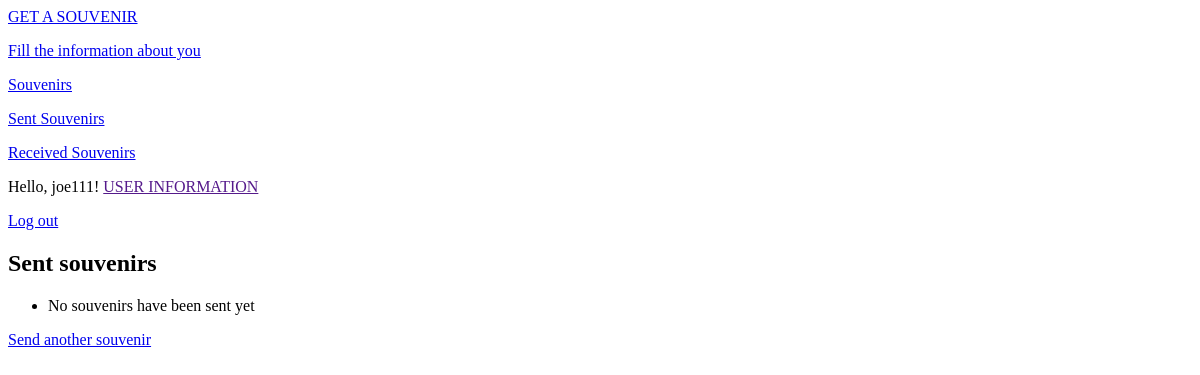
The app's page /send_user_souvenirs/ (signed in), older data.
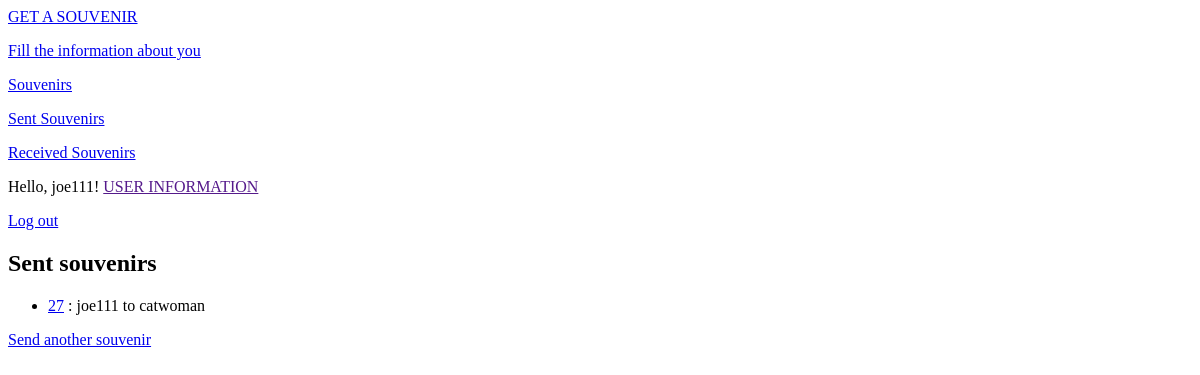
The same page, newer data.
### souvenirs_app/models.py (models this page shows, shortened)
class Souvenir(models.Model):
    souvenir_id = models.AutoField(primary_key=True)
    slug = models.SlugField(max_length=30, unique=False, verbose_name='URL', null=True)
    send_user = models.ForeignKey(User, on_delete=models.CASCADE, related_name='send_user')
    send_date = models.DateField(auto_now_add=True)
    receive_user = models.ForeignKey(User, on_delete=models.CASCADE, related_name='receive_user')
    receive_date = models.DateField(auto_now=True)
    send_user_img = models.ImageField(upload_to='send/', default='no-photo.png', null=True, blank=True)
    receive_user_img = models.ImageField(upload_to='receive/', default='no-photo.png', null=True, blank=True)
    STATUS_CHOICES = (('TR', 'Travelling'), ('RCV', 'Received'))
    status = models.CharField(max_length=10, choices=STATUS_CHOICES, default='Travelling')
    class Meta:
        verbose_name = 'Souvenir'
        verbose_name_plural = 'Souvenirs'

### souvenirs_app/views.py (the view)
# urls.py: path('send_user_souvenirs/', views.SendUserSouvenirsView.as_view(), name='send_user_souvenirs'),
class SendUserSouvenirsView(LoginRequiredMixin, ListView):
    model = Souvenir
    template_name = 'souvenirs_app/send_user_souvenirs.html'
    context_object_name = 'send_user_souvenirs'
    def get_queryset(self):
        return Souvenir.objects.filter(send_user=self.request.user)

### souvenirs_app/templates/souvenirs_app/send_user_souvenirs.html
{% extends 'souvenirs_app/base.html' %}
{% block content %}
    <h2>Sent souvenirs</h2>
    <ul>
        {% for souvenir in send_user_souvenirs %}
            <li><a href="{% url 'souvenirs_app:souvenir' souvenir.souvenir_id %}">{{ souvenir.souvenir_id }}</a> : {{ souvenir.send_user }} to {{ souvenir.receive_user }}</li>
        {% empty %}
            <li>No souvenirs have been sent yet</li>
        {% endfor %}
    </ul>
    <a href="{% url 'souvenirs_app:new_souvenir' %}">Send another souvenir</a>
{% endblock content %}

Row changes from the older to the newer data that the page shows:
added Souvenir: souvenir_id "27", send_user "joe111", receive_user "catwoman"
Text that changed along with them:
text no longer shown: "No souvenirs have been sent yet"
